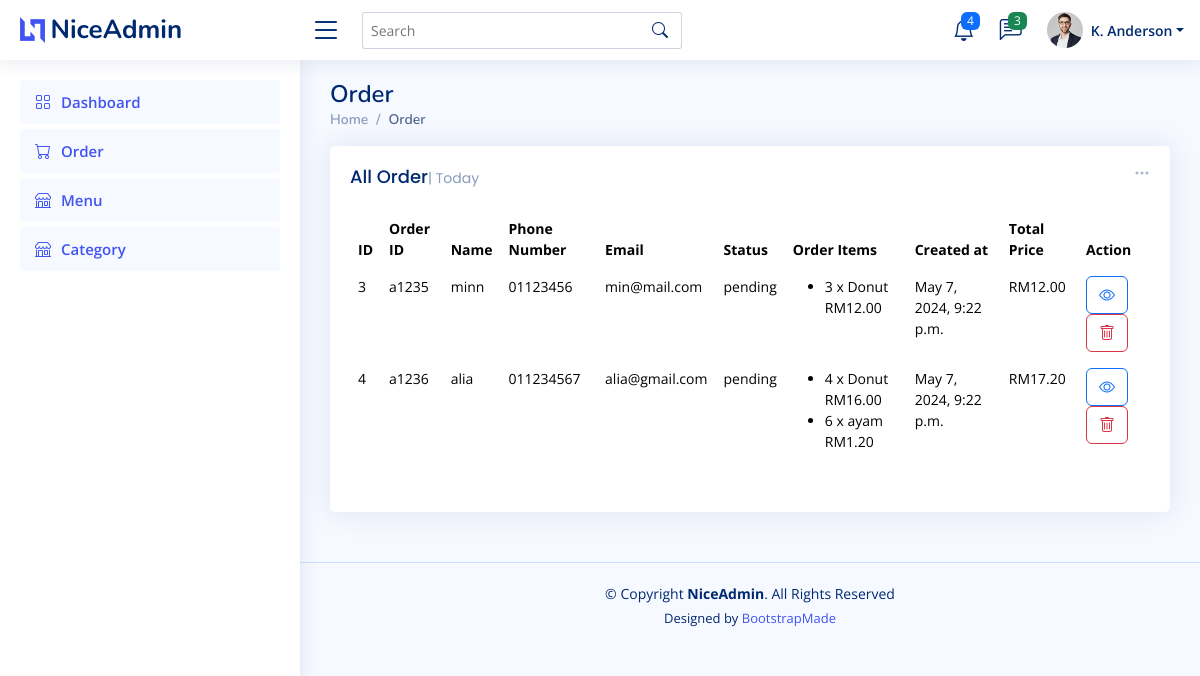
The page /order/ on the database its author committed.
### pages/models.py (models this page shows, shortened)
class Order(models.Model):
    order_id = models.CharField(max_length=100)
    name = models.CharField(max_length=100)
    phone_number = models.CharField(max_length=20)
    email = models.CharField(max_length=100, default= None, null=True)
    status_choice = [
        ('pending','Pending'),
        ('cancelled','Cancelled'),
        ('completed','Completed'),
    ]
    status = models.CharField(max_length=20, choices = status_choice)
    menu=models.ManyToManyField(Menu, through ='OrderItem')
    created_at = models.DateTimeField(default=datetime.now())

class OrderItem(models.Model):
     order = models.ForeignKey(Order, on_delete=models.CASCADE)
     menu = models.ForeignKey(Menu, on_delete=models.CASCADE)
     quantity = models.PositiveIntegerField()
     def total_price(self):
         return self.quantity * self.menu.price

class Menu(models.Model):
    name = models.CharField(max_length=150)
    description = models.TextField()
    image = models.ImageField(upload_to='menu_images')
    price = models.DecimalField(max_digits=10,decimal_places=2)
    rating = models.DecimalField(max_digits=3,decimal_places=2,default= None, null=True)
    review = models.TextField(default= None, null=True)
    category = models.ForeignKey(Category, on_delete=models.CASCADE)

### pages/views.py (the view)
# urls.py: path('order/',views.order),
def order(request):
    orders=Order.objects.all().prefetch_related('orderitem_set__menu')
    for order in orders:
        order.total_price = sum(order_item.total_price() for order_item in order.orderitem_set.all())
    return render(request,'order.html',{'orders':orders})

### templates/order.html (shortened to what this page needs)
{% load static %}
{% include 'header.html' %}
<main id="main" class="main">
    <div class="pagetitle">
      <h1>Order</h1>
      <nav>
        <ol class="breadcrumb">
          <li class="breadcrumb-item"><a href="/">Home</a></li>
          <li class="breadcrumb-item active">Order</li>
        </ol>
      </nav>
    </div>
    <section class="section dashboard">
      <div class="row">
        <div class="col-lg-12">
          <div class="row">
            <div class="col-12">
              <div class="card recent-sales overflow-auto">
                <div class="filter">
                  <a class="icon" href="#" data-bs-toggle="dropdown"><i class="bi bi-three-dots"></i></a>
                </div>
                <div class="card-body">
                  <h5 class="card-title">All Order<span>| Today</span></h5>
                  <table class="table table-borderless datatable">
                    <thead>
                      <tr>
                        <th scope="row">ID<a href="order.id"></a></th>
                        <th scope="col">Order ID</th>
                        <th scope="col">Name</th>
                        <th scope="col">Phone Number</th>
                        <th scope="col">Email</th>
                        <th scope="col">Status</th>
                        <th scope="col">Order Items</th>
                        <th scope="col">Created at</th>
                        <th scope="col">Total Price</th>
                        <th scope="col">Action</th>
                      </tr>
                    </thead>
                    <tbody>
                      {% for order in orders %}
                      <tr>
                        <td>{{order.id}}</td>
                        <td>{{order.order_id}}</td>
                        <td>{{order.name}}</td>
                        <td>{{order.phone_number}}</td>
                        <td>{{order.email}}</td>
                          <td>{{order.status}}</td>
                          <td>
                            <ul>
                              {% for order_item in order.orderitem_set.all %}
                              <li>
                                {{ order_item.quantity}} x {{order_item.menu.name}}
                                RM{{ order_item.total_price}}
                              </li>
                              {% endfor %}
                            </ul>
                          </td>
                          <td>{{order.created_at}}</td>
                          <td>RM{{ order.total_price }}</td>
                          <td> <a class="btn btn-outline-primary" href=""><i class="bi bi-eye"></i></a>
                            <button type="button" class="btn btn-outline-danger" data-bs-toggle="modal" data-bs-target="#menu-{{menu.id}}">
                              <i class="bi bi-trash"></i>
                            </button>
                            </td>
                      </tr>
                      {% endfor %}
                    </tbody>
                  </table>
                </div>
              </div>
            </div>
      </div>
    </section>
  </main>
{% include 'footer.html' %}

### static/assets/css/style.css (style rules this page uses)
:root { scroll-behavior: smooth; }
body { font-family: "Open Sans", sans-serif; background: #f6f9ff; color: #444444; }
a { color: #4154f1; text-decoration: none; }
h1, h2, h3, h4, h5, h6 { font-family: "Nunito", sans-serif; }
#main { margin-top: 60px; padding: 20px 30px; transition: all 0.3s; }
.pagetitle { margin-bottom: 10px; }
.pagetitle h1 { font-size: 24px; margin-bottom: 0; font-weight: 600; color: #012970; }
.card { margin-bottom: 30px; border: none; border-radius: 5px; box-shadow: 0px 0 30px rgba(1, 41, 112, 0.1); }
.card-title { padding: 20px 0 15px 0; font-size: 18px; font-weight: 500; color: #012970; font-family: "Poppins", sans-serif; }
.card-title span { color: #899bbd; font-size: 14px; font-weight: 400; }
.card-body { padding: 0 20px 20px 20px; }
.breadcrumb { font-size: 14px; font-family: "Nunito", sans-serif; color: #899bbd; font-weight: 600; }
.breadcrumb a { color: #899bbd; transition: 0.3s; }
.breadcrumb .breadcrumb-item::before { color: #899bbd; }
.breadcrumb .active { color: #51678f; font-weight: 600; }
@media (min-width: 1200px) { #main, #footer { margin-left: 300px; } }
.dashboard .filter { position: absolute; right: 0px; top: 15px; }
.dashboard .filter .icon { color: #aab7cf; padding-right: 20px; padding-bottom: 5px; transition: 0.3s; font-size: 16px; }
.dashboard .recent-sales { font-size: 14px; }
.dashboard .recent-sales .table thead { background: #f6f6fe; }
.dashboard .recent-sales .table thead th { border: 0; }

### rows shown on the page
Order: id "3", order_id "a1235", name "minn", phone_number "01123456", email "min@mail.com", status "pending", created_at "May 7, 2024, 9:22 p.m.", total_price "12.00"
OrderItem: quantity "3", menu.name "Donut", total_price "12.00"
Order: id "4", order_id "a1236", name "alia", phone_number "011234567", email "alia@gmail.com", status "pending", created_at "May 7, 2024, 9:22 p.m.", total_price "17.20"
OrderItem: quantity "4", menu.name "Donut", total_price "16.00"
OrderItem: quantity "6", menu.name "ayam", total_price "1.20"
